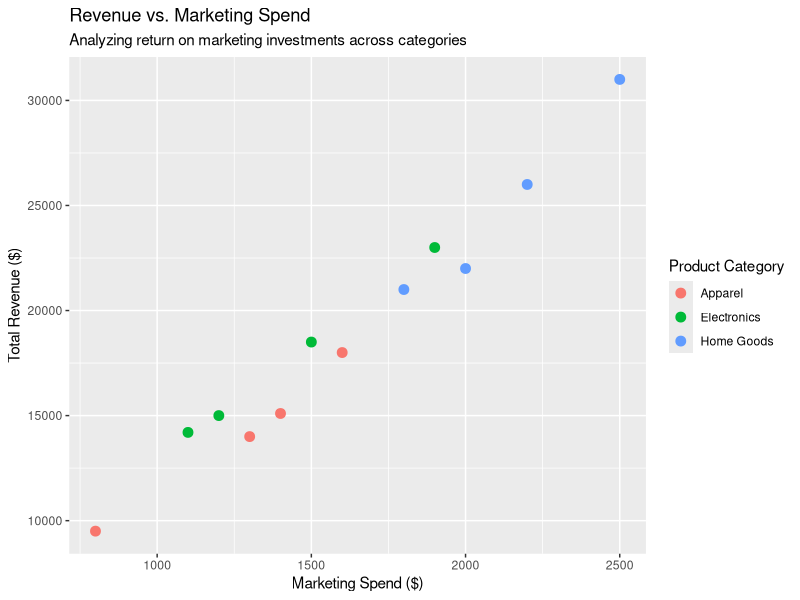
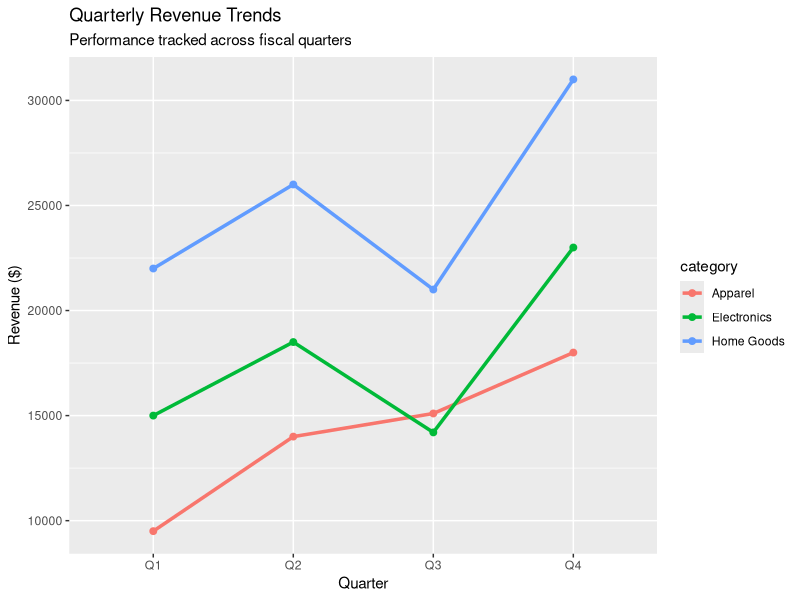
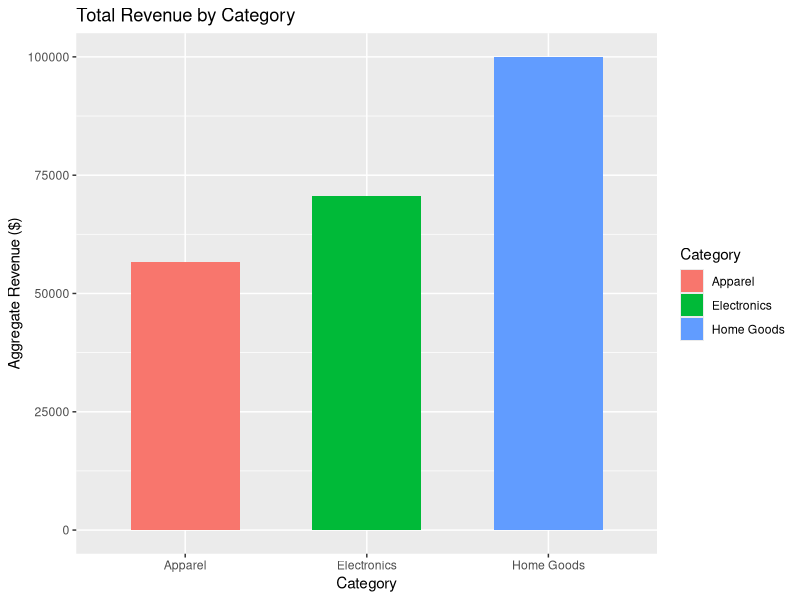

Write R code to recreate these figures, in order.
# ==============================================================================
# Day 13: Ggplot Foundations
# 30-Days-Of-R
# Author: Benjamin Kithome
# ==============================================================================

# Load required libraries
library(tidyverse)

# ------------------------------------------------------------------------------
# 1. Setup Mock Dataset
# ------------------------------------------------------------------------------
# Creating a dataset representing store performance metrics across categories
store_data <- tibble(
  store_id = rep(1:3, each = 4),
  quarter = rep(c("Q1", "Q2", "Q3", "Q4"), times = 3),
  marketing_spend = c(1200, 1500, 1100, 1900, 800, 1300, 1400, 1600, 2000, 2200, 1800, 2500),
  revenue = c(15000, 18500, 14200, 23000, 9500, 14000, 15100, 18000, 22000, 26000, 21000, 31000),
  category = rep(c("Electronics", "Apparel", "Home Goods"), each = 4)
)

print("--- Mock Store Performance Data ---")
print(store_data)

# ------------------------------------------------------------------------------
# 2. Scatter Plot (Continuous vs. Continuous)
# ------------------------------------------------------------------------------
# Task: Visualize the relationship between marketing spend and revenue.
scatter_plot <- ggplot(data = store_data, aes(x = marketing_spend, y = revenue)) +
  geom_point(aes(color = category), size = 3) +
  labs(
    title = "Revenue vs. Marketing Spend",
    subtitle = "Analyzing return on marketing investments across categories",
    x = "Marketing Spend ($)",
    y = "Total Revenue ($)",
    color = "Product Category"
  )

print("--- Displaying Scatter Plot ---")
print(scatter_plot)

# ------------------------------------------------------------------------------
# 3. Line Plot (Trends Over Time)
# ------------------------------------------------------------------------------
# Task: Track the revenue trajectory across quarters for each category.
# Grouping by category using the 'group' aesthetic ensures lines connect properly.
line_plot <- ggplot(data = store_data, aes(x = quarter, y = revenue, group = category, color = category)) +
  geom_line(linewidth = 1.2) +
  geom_point(size = 2) +
  labs(
    title = "Quarterly Revenue Trends",
    subtitle = "Performance tracked across fiscal quarters",
    x = "Quarter",
    y = "Revenue ($)"
  )

print("--- Displaying Line Plot ---")
print(line_plot)

# ------------------------------------------------------------------------------
# 4. Bar Chart (Categorical Mappings)
# ------------------------------------------------------------------------------
# Task: Create a summary dataset and build a bar chart showing total revenue per category.
summary_data <- store_data %>%
  group_by(category) %>%
  summarise(total_revenue = sum(revenue))

bar_chart <- ggplot(data = summary_data, aes(x = category, y = total_revenue, fill = category)) +
  geom_col(width = 0.6) +
  labs(
    title = "Total Revenue by Category",
    x = "Category",
    y = "Aggregate Revenue ($)",
    fill = "Category"
  )

print("--- Displaying Bar Chart ---")
print(bar_chart)

# ==============================================================================
# End of Day 13 Script
# ==============================================================================
